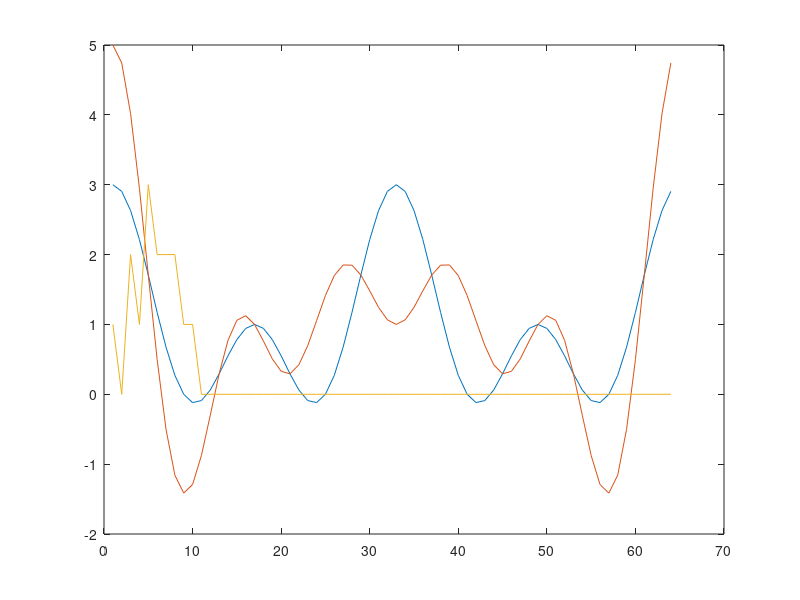

Here is the MATLAB script that generated this plot:
clear all,clc
n=6
x=[1 0 1 0 1 0];
h=[1 1 1 1 1 1];
while size(x)<2^n
   x(size(x)+1)=0;
end
while size(h)<2^n
   h(size(h)+1)=0;
end
N=1:2^n;
a=fft(x)
b=fft(h)
d=a.*b;
e=ifft(d)
plot(N,a)
hold on
plot(N,b)
plot(N,e)
hold off


